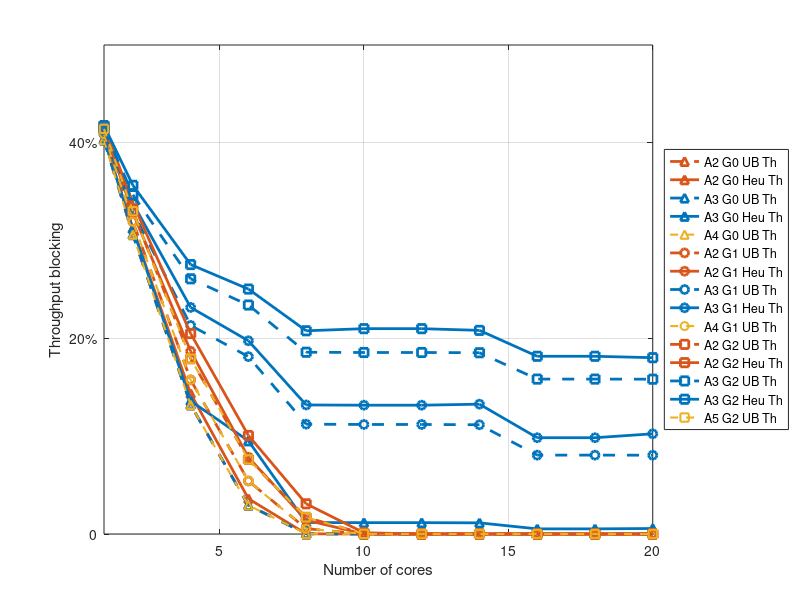

The MATLAB source for this figure:
clc;
close all;
clear;

%% Plot G0
load arch4Guard0beta100.mat
load arch2Guard0beta100.mat
corev = [1, 2, 4, 6, 8, 10, 12, 14, 16, 18, 20];

figure2 = figure('unit', 'normalized', 'position', [0.6, 0.6, 0.4, 0.3]);
axes2 = axes('Parent', figure2);
box(axes2, 'on')
hold(axes2, 'on')
grid(axes2, 'on')

h(1) = plot(corev,thpUbA2G0, '--', 'marker', '^', ...
    'displayname', 'A2 G0 UB Th', 'linewidth', 2, ...
    'color', [.85, .33, .1]);
h(2) = plot(corev,thpHeA2G0, 'marker', '^', ...
    'displayname', 'A2 G0 Heu Th', 'linewidth', 2, ...
    'color', [.85, .33, .1]);
h(3) = plot(corev,thpUbA2G0, '--', 'marker', '^', ...
    'displayname', 'A3 G0 UB Th', 'linewidth', 2, ...
    'color', [0, 0.45, 0.74]);
h(4) = plot(corev,thpHeA4G0, 'marker', '^', ...
    'displayname', 'A3 G0 Heu Th', 'linewidth', 2, ...
    'color', [0, 0.45, 0.74]);

h(5) = plot(corev, thpUbA2G0, '--', 'marker', '^', ...
    'displayname', 'A4 G0 UB Th', 'linewidth', 1.5, ...
    'color', [.93, .69, .13]);

%% G1
load arch4Guard1beta100.mat
load arch2Guard1beta100.mat
corev = [1, 2, 4, 6, 8, 10, 12, 14, 16, 18, 20];
core2 = [2, 4, 6, 8, 10, 12, 14, 16];


h(6) = plot(corev,thpUbA2G1, '--', 'marker', 'o', ...
    'displayname', 'A2 G1 UB Th', 'linewidth', 2, ...
    'color', [.85, .33, .1]);
h(7) = plot(corev,thpHeA2G1, 'marker', 'o', ...
    'displayname', 'A2 G1 Heu Th', 'linewidth', 2, ...
    'color', [.85, .33, .1]);

h(8) = plot(corev,thpUbA4G1, '--', 'marker', 'o', ...
    'displayname', 'A3 G1 UB Th', 'linewidth', 2, ...
    'color', [0, 0.45, 0.74]);
h(9) = plot(corev,thpHeA4G1, 'marker', 'o', ...
    'displayname', 'A3 G1 Heu Th', 'linewidth', 2, ...
    'color', [0, 0.45, 0.74]);

h(10) = plot(corev, thpUbA2G1, '--', 'marker', 'o', ...
    'displayname', 'A4 G1 UB Th', 'linewidth', 1.5, ...
    'color', [.93, .69, .13]);

%% G2
load arch4Guard2beta100.mat
load arch2Guard2beta100.mat
corev = [1, 2, 4, 6, 8, 10, 12, 14, 16, 18, 20];
core2 = [2, 4, 6, 8, 10, 12, 14, 16];

h(11) = plot(corev,thpUbA2G2, '--', 'marker', 's', ...
    'displayname', 'A2 G2 UB Th', 'linewidth', 2, ...
    'color', [.85, .33, .1]);
h(12) = plot(corev,thpHeA2G2, 'marker', 's', ...
    'displayname', 'A2 G2 Heu Th', 'linewidth', 2, ...
    'color', [.85, .33, .1]);

h(13) = plot(corev,thpUbA4G2, '--', 'marker', 's', ...
    'displayname', 'A3 G2 UB Th', 'linewidth', 2, ...
    'color', [0, 0.45, 0.74]);
h(14) = plot(corev,thpHeA4G2, 'marker', 's', ...
    'displayname', 'A3 G2 Heu Th', 'linewidth', 2, ...
    'color', [0, 0.45, 0.74]);

h(15) = plot(corev,thpUbA2G2, '--', 'marker', 's', ...
    'displayname', 'A5 G2 UB Th', 'linewidth', 1.5, ...
    'color', [.93, .69, .13]);


legend(h(1:end), 'location', 'eastoutside')
xlabel('Number of cores')
ylabel('Throughput blocking')
xlim([1, 20])
ytick = get(axes2, 'ytick');
set(axes2, 'ytick', ytick(1:2:end));
set(axes2, 'yticklabel', {'0','20%','40%','60%','80%','100%'});
saveas(figure2, 'cnk.jpg')